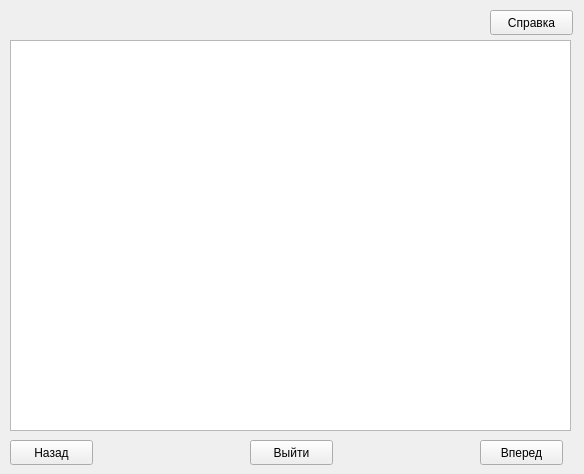
<?xml version="1.0" encoding="UTF-8"?>
<ui version="4.0">
 <class>Form</class>
 <widget class="QWidget" name="Form">
  <property name="geometry">
   <rect>
    <x>0</x>
    <y>0</y>
    <width>584</width>
    <height>474</height>
   </rect>
  </property>
  <property name="windowTitle">
   <string>Визуализация</string>
  </property>
  <widget class="QGraphicsView" name="v_vis">
   <property name="geometry">
    <rect>
     <x>10</x>
     <y>40</y>
     <width>561</width>
     <height>391</height>
    </rect>
   </property>
  </widget>
  <widget class="QPushButton" name="b_vis_forward">
   <property name="geometry">
    <rect>
     <x>480</x>
     <y>440</y>
     <width>83</width>
     <height>25</height>
    </rect>
   </property>
   <property name="text">
    <string>Вперед</string>
   </property>
  </widget>
  <widget class="QPushButton" name="b_viz_backward">
   <property name="geometry">
    <rect>
     <x>10</x>
     <y>440</y>
     <width>83</width>
     <height>25</height>
    </rect>
   </property>
   <property name="text">
    <string>Назад</string>
   </property>
  </widget>
  <widget class="QPushButton" name="b_viz_exit">
   <property name="geometry">
    <rect>
     <x>250</x>
     <y>440</y>
     <width>83</width>
     <height>25</height>
    </rect>
   </property>
   <property name="text">
    <string>Выйти</string>
   </property>
  </widget>
  <widget class="QPushButton" name="b_vis_about">
   <property name="geometry">
    <rect>
     <x>490</x>
     <y>10</y>
     <width>83</width>
     <height>25</height>
    </rect>
   </property>
   <property name="text">
    <string>Справка</string>
   </property>
  </widget>
 </widget>
 <resources/>
 <connections/>
</ui>
